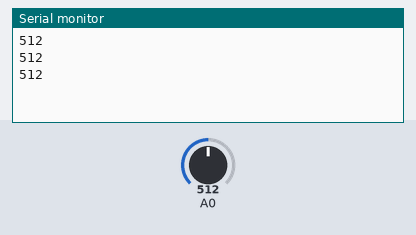
This sketch was run on a simulated Arduino Uno, built with avr-gcc and run on an emulated ATmega328P. Shown: the last lines printed to the serial monitor. The inputs (shaded band) are chosen by the test bench; at power-on: A0 = 512.

Above: at 1.3 s.
1.4 s: A0 set to 716
At 1.9 s:
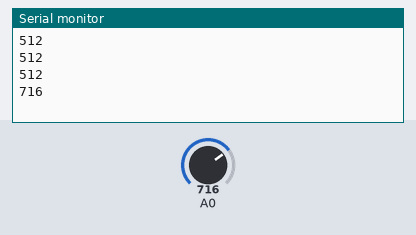
2.9 s: A0 set to 900
At 3.4 s:
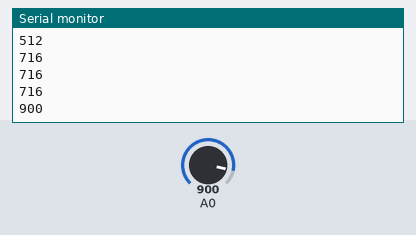
Timing chart, 0 to 5.9 s (numbered marks = the images above; inputs shaded):
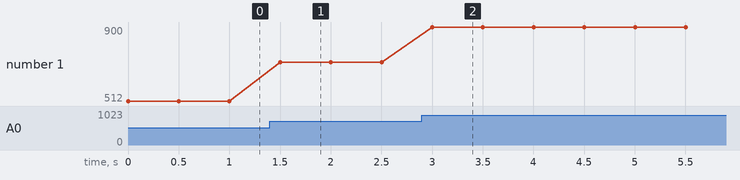

The sketch:

soil.ino
```cpp
int sens=A0;
void setup() {
  // put your setup code here, to run once:
pinMode(A0,INPUT);
Serial.begin(9600);
}

void loop() {
  // put your main code here, to run repeatedly:
while(1)
{
  int s=analogRead(A0);
  Serial.println(s);
  delay(500);
}
}
```

Measured:
- after the input at 1.4 s, the serial monitor: prints a new line after 0.10 s (image 1)
- after the input at 2.9 s, the serial monitor: prints a new line after 0.10 s (image 2)
- plotted number 1: 512 → 716 after the input at 1.4 s, 716 → 900 after the input at 2.9 s
